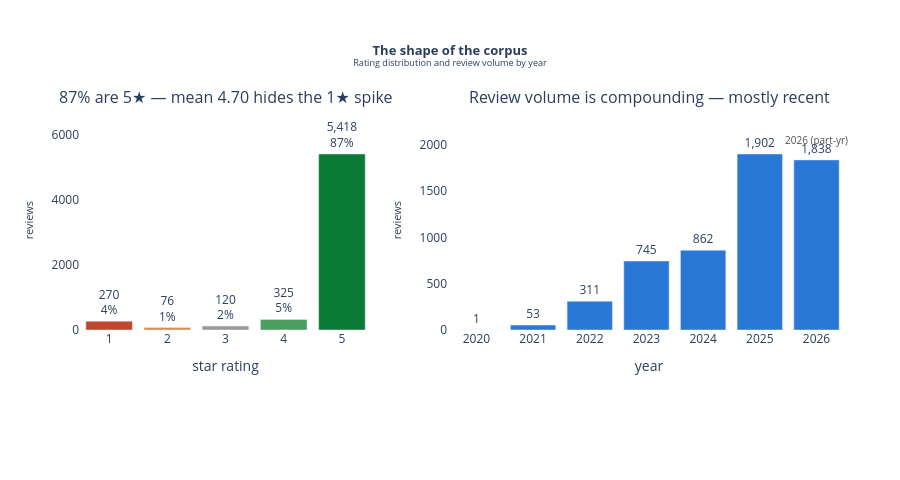

This figure's notebook cell:
### Markdown cell above
## 1. The shape of the corpus — a 4.7★ average, but read the tail

Two views: how the 6,209 ratings split across stars, and how review **volume** has grown.

### Code cell
vc = df["rating"].value_counts().sort_index()
pct = vc / len(df) * 100

yr = df.assign(yr=df["reviewDate"].dt.year).groupby("yr").size()
yr = yr[yr.index <= 2026]

fig = make_subplots(
    rows=1, cols=2, column_widths=[0.42, 0.58],
    subplot_titles=[f"87% are 5★ — mean {df['rating'].mean():.2f} hides the 1★ spike",
                     "Review volume is compounding — mostly recent"],
)

fig.add_trace(go.Bar(
    x=vc.index, y=vc.values, marker_color=STAR5, showlegend=False,
    text=[f"{v:,}<br>{p:.0f}%" for v, p in zip(vc.values, pct.values)],
    textposition="outside",
    customdata=pct.values,
    hovertemplate="<b>%{x}★</b><br>Reviews: %{y:,}<br>Share: %{customdata:.0f}%<extra></extra>",
), row=1, col=1)

fig.add_trace(go.Bar(
    x=yr.index.astype(int), y=yr.values, marker_color=C["blue"], showlegend=False,
    text=[f"{v:,}" for v in yr.values], textposition="outside",
    hovertemplate="<b>%{x}</b><br>Reviews: %{y:,}<extra></extra>",
), row=1, col=2)

fig.add_annotation(x=2026, y=yr.loc[2026]*1.12, text="2026 (part-yr)", showarrow=False,
                    font=dict(size=10, color=C["muted"]), row=1, col=2)

fig.update_xaxes(title_text="star rating", dtick=1, row=1, col=1)
fig.update_yaxes(title_text="reviews", title_font=dict(size=11), range=[0, vc.max()*1.25], row=1, col=1)
fig.update_xaxes(title_text="year", dtick=1, row=1, col=2)
fig.update_yaxes(title_text="reviews", title_font=dict(size=11), range=[0, yr.max()*1.25], row=1, col=2)

fig = style(fig, "<b>The shape of the corpus</b><br><sup>Rating distribution and review volume by year</sup>",
            margin=MARGIN_1AX)
fig.show()

### Figure 1 — Plotly figure (JSON) as saved in the notebook; plotly's stock layout.template omitted (floating-point values rounded to 4 significant figures)
{"data": [{"customdata": [4.349, 1.224, 1.933, 5.234, 87.26], "hovertemplate": "<b>%{x}★</b><br>Reviews: %{y:,}<br>Share: %{customdata:.0f}%<extra></extra>", "marker": {"color": ["#c2452d", "#e0894a", "#9a9a94", "#4b9e5f", "#0b7a34"]}, "showlegend": false, "text": ["270<br>4%", "76<br>1%", "120<br>2%", "325<br>5%", "5,418<br>87%"], "textposition": "outside", "type": "bar", "x": [1, 2, 3, 4, 5], "xaxis": "x", "y": [270, 76, 120, 325, 5418], "yaxis": "y"}, {"hovertemplate": "<b>%{x}</b><br>Reviews: %{y:,}<extra></extra>", "marker": {"color": "#2a78d6"}, "showlegend": false, "text": ["1", "53", "311", "745", "862", "1,902", "1,838"], "textposition": "outside", "type": "bar", "x": [2020, 2021, 2022, 2023, 2024, 2025, 2026], "xaxis": "x2", "y": [1, 53, 311, 745, 862, 1902, 1838], "yaxis": "y2"}], "layout": {"annotations": [{"font": {"size": 16}, "showarrow": false, "text": "87% are 5★ — mean 4.70 hides the 1★ spike", "x": 0.189, "xanchor": "center", "xref": "paper", "y": 1, "yanchor": "bottom", "yref": "paper"}, {"font": {"size": 16}, "showarrow": false, "text": "Review volume is compounding — mostly recent", "x": 0.739, "xanchor": "center", "xref": "paper", "y": 1, "yanchor": "bottom", "yref": "paper"}, {"font": {"color": "#52514e", "size": 10}, "showarrow": false, "text": "2026 (part-yr)", "x": 2026, "xref": "x2", "y": 2059.0, "yref": "y2"}], "height": 480, "hovermode": "x unified", "legend": {}, "margin": {"b": 150, "l": 80, "r": 50, "t": 110}, "paper_bgcolor": "white", "plot_bgcolor": "white", "showlegend": false, "title": {"font": {"size": 13}, "text": "<b>The shape of the corpus</b><br><sup>Rating distribution and review volume by year</sup>", "x": 0.5, "xanchor": "center"}, "xaxis": {"anchor": "y", "domain": [0, 0.378], "dtick": 1, "title": {"text": "star rating"}}, "xaxis2": {"anchor": "y2", "domain": [0.478, 1], "dtick": 1, "title": {"text": "year"}}, "yaxis": {"anchor": "x", "domain": [0, 1], "range": [0, 6772.0], "title": {"font": {"size": 11}, "text": "reviews"}}, "yaxis2": {"anchor": "x2", "domain": [0, 1], "range": [0, 2378.0], "title": {"font": {"size": 11}, "text": "reviews"}}}}
